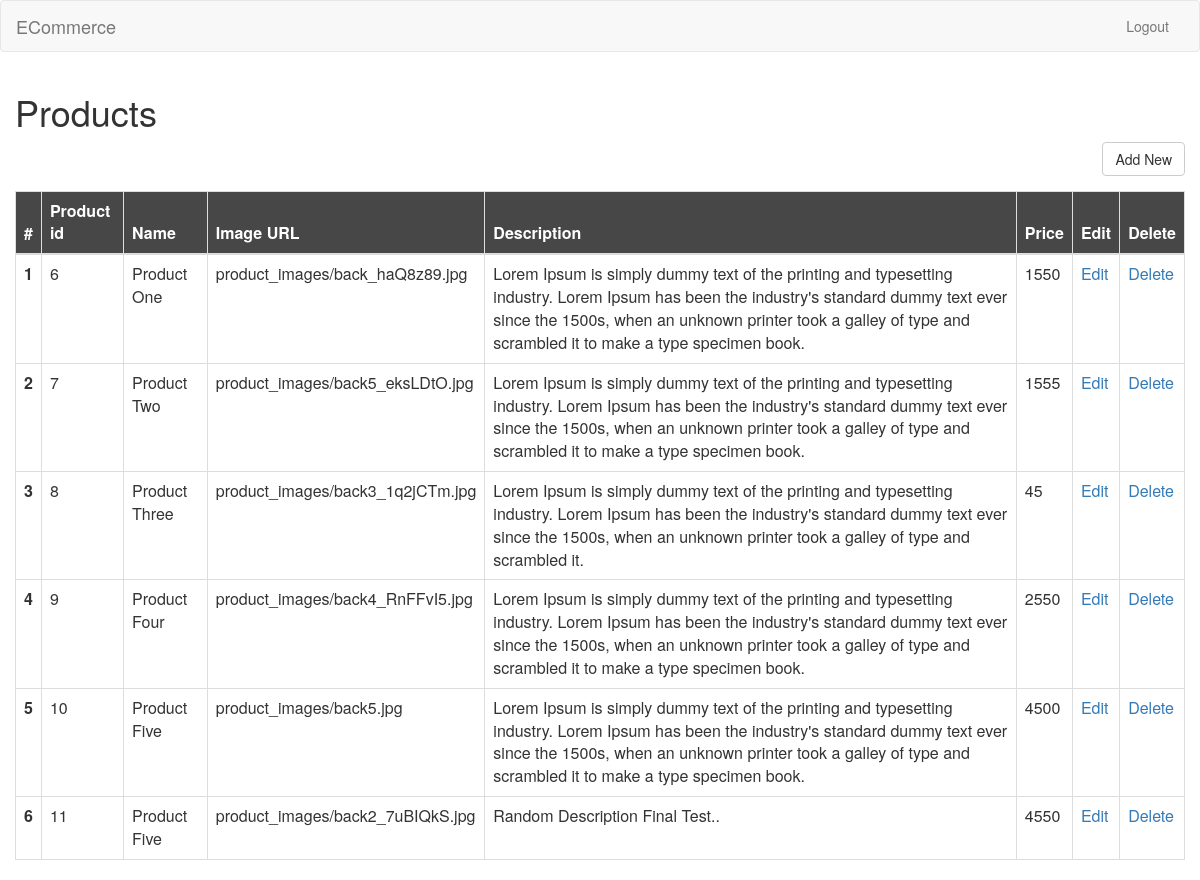
The page /admin_products/ on the database its author committed.
### products/models.py (models this page shows, shortened)
class Product(models.Model):
    product_id = models.AutoField(primary_key=True)
    name = models.CharField(max_length=50)
    image_url = models.ImageField(upload_to='product_images', default='default.png')
    description = models.CharField(max_length=250)
    price = models.DecimalField(max_digits=5,decimal_places=0)

### products/views.py (the view)
# urls.py: url(r'^admin_products/', views.admin_products),
def admin_products(request, res=None):
    Products = Product.objects.all()
    d = request.GET.get('res', None)
    return render(request, 'view_products.html', {'res': d, 'Products': Products})

### products/templates/view_products.html (shortened to what this page needs)
{% load staticfiles %}
<html lang="en">
    <head>
        <link href="{% static 'css/bootstrap.min.css' %}" rel="stylesheet" type="text/css" />
        <link href="{% static 'css/bootstrap.css' %}" rel="stylesheet" type="text/css" />
        <link href="{% static 'css/style.css' %}" rel="stylesheet" type="text/css" />
    </head>
<body>
    <nav class="navbar navbar-default">
      <div class="container-fluid">
        <div class="navbar-header">
          <a class="navbar-brand" href="/">ECommerce</a>
        </div>
        <div class="collapse navbar-collapse" id="bs-example-navbar-collapse-1">
          <ul class="nav navbar-nav navbar-right">
                <li><a href="/admin_logout/">Logout</a></li>
          </ul>
        </div>
      </div>
    </nav>
        <div id="page-content-wrapper">
            <div class="container-fluid">
                <div class="row">
                    <div class="col-lg-12 col-xs-12 horizontal">
                        <h1>Products </h1>
                        <div class="form-group pull-right">
                            <a href="/add_product" ><button class="btn btn-default">Add New</button></a>
                        </div>
						<table class="table table-hover table-bordered results table-responsive">
							<thead style="background-color:#474747;color:#fff">
								<tr>
									<th>#</th>
									<th>Product id</th>
									<th>Name</th>
									<th>Image URL</th>
									<th>Description</th>
									<th>Price</th>
									<th>Edit</th>
									<th>Delete</th>
								</tr>
							</thead>
							<tbody>
                                {% if not Products %}
                                    <tr class="warning no-result">
                                      <td colspan="4"><i class="fa fa-warning"></i> No result</td>
                                    </tr>
                                {% else %}
                                    {% for prod in Products %}
                                        <tr>
                                            <th>{{forloop.counter}}</th>
                                            <td>{{prod.product_id}}</td>
                                            <td>{{prod.name}}</td>
                                            <td>{{prod.image_url}}</td>
                                            <td>{{prod.description}}</td>
                                            <td>{{prod.price}}</td>
                                            <td><a href='/update_product/{{prod.product_id}}'>Edit</a></td>
                                            <td><a href='/delete_product/{{prod.product_id}}'>Delete</a></td>
                                        </tr>
                                    {% endfor %}
                                {% endif %}
							</tbody>
						</table>
					</div>
                </div>
            </div>
        </div>
</body>
</html>

### rows shown on the page
Product: product_id "6", name "Product One", image_url "product_images/back_haQ8z89.jpg", description "Lorem Ipsum is simply dummy text of the printing and typesetting industry. Lorem Ipsum has been the industry's standard dummy text ever since the 1500s, when an unknown printer took a galley of type and scrambled it to make a type specimen book.", price "1550"
Product: product_id "7", name "Product Two", image_url "product_images/back5_eksLDtO.jpg", description "Lorem Ipsum is simply dummy text of the printing and typesetting industry. Lorem Ipsum has been the industry's standard dummy text ever since the 1500s, when an unknown printer took a galley of type and scrambled it to make a type specimen book.", price "1555"
Product: product_id "8", name "Product Three", image_url "product_images/back3_1q2jCTm.jpg", description "Lorem Ipsum is simply dummy text of the printing and typesetting industry. Lorem Ipsum has been the industry's standard dummy text ever since the 1500s, when an unknown printer took a galley of type and scrambled it.", price "45"
Product: product_id "9", name "Product Four", image_url "product_images/back4_RnFFvI5.jpg", description "Lorem Ipsum is simply dummy text of the printing and typesetting industry. Lorem Ipsum has been the industry's standard dummy text ever since the 1500s, when an unknown printer took a galley of type and scrambled it to make a type specimen book.", price "2550"
Product: product_id "10", name "Product Five", image_url "product_images/back5.jpg", description "Lorem Ipsum is simply dummy text of the printing and typesetting industry. Lorem Ipsum has been the industry's standard dummy text ever since the 1500s, when an unknown printer took a galley of type and scrambled it to make a type specimen book.", price "4500"
Product: product_id "11", name "Product Five", image_url "product_images/back2_7uBIQkS.jpg", description "Random Description Final Test..", price "4550"
